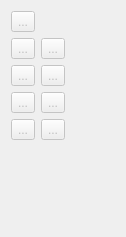
      <widget class="QWidget" name="detailPage">
       <property name="geometry">
        <rect>
         <x>0</x>
         <y>0</y>
         <width>126</width>
         <height>237</height>
        </rect>
       </property>
       <property name="sizePolicy">
        <sizepolicy hsizetype="Expanding" vsizetype="Maximum">
         <horstretch>0</horstretch>
         <verstretch>0</verstretch>
        </sizepolicy>
       </property>
       <property name="toolTip">
        <string>Tools for creating details.</string>
       </property>
       <attribute name="icon">
        <iconset resource="../../libs/vmisc/share/resources/icon.qrc">
         <normaloff>:/icon/16x16/toolsectiondetail.png</normaloff>:/icon/16x16/toolsectiondetail.png</iconset>
       </attribute>
       <attribute name="label">
        <string>Detail</string>
       </attribute>
       <attribute name="toolTip">
        <string>Detail</string>
       </attribute>
       <layout class="QFormLayout" name="formLayout_5">
        <item row="0" column="0">
         <widget class="QToolButton" name="toolButtonPointerDetail">
          <property name="enabled">
           <bool>false</bool>
          </property>
          <property name="toolTip">
           <string>Tool pointer</string>
          </property>
          <property name="text">
           <string notr="true">...</string>
          </property>
          <property name="icon">
           <iconset resource="../../libs/vmisc/share/resources/icon.qrc">
            <normaloff>:/icon/32x32/arrow_cursor.png</normaloff>:/icon/32x32/arrow_cursor.png</iconset>
          </property>
          <property name="iconSize">
           <size>
            <width>32</width>
            <height>32</height>
           </size>
          </property>
          <property name="checkable">
           <bool>true</bool>
          </property>
         </widget>
        </item>
        <item row="1" column="0">
         <widget class="QToolButton" name="toolButtonNewDetail">
          <property name="enabled">
           <bool>false</bool>
          </property>
          <property name="toolTip">
           <string>Workpiece tool</string>
          </property>
          <property name="text">
           <string notr="true">...</string>
          </property>
          <property name="icon">
           <iconset resource="share/resources/toolicon.qrc">
            <normaloff>:/toolicon/32x32/new_detail.png</normaloff>:/toolicon/32x32/new_detail.png</iconset>
          </property>
          <property name="iconSize">
           <size>
            <width>32</width>
            <height>32</height>
           </size>
          </property>
          <property name="checkable">
           <bool>true</bool>
          </property>
         </widget>
        </item>
        <item row="1" column="1">
         <widget class="QToolButton" name="toolButtonUnionDetails">
          <property name="enabled">
           <bool>false</bool>
          </property>
          <property name="toolTip">
           <string>Union tool</string>
          </property>
          <property name="text">
           <string notr="true">...</string>
          </property>
          <property name="icon">
           <iconset resource="share/resources/toolicon.qrc">
            <normaloff>:/toolicon/32x32/union.png</normaloff>:/toolicon/32x32/union.png</iconset>
          </property>
          <property name="iconSize">
           <size>
            <width>32</width>
            <height>32</height>
           </size>
          </property>
          <property name="checkable">
           <bool>true</bool>
          </property>
         </widget>
        </item>
        <item row="2" column="0">
         <widget class="QToolButton" name="toolButtonInternalPath">
          <property name="enabled">
           <bool>false</bool>
          </property>
          <property name="toolTip">
           <string>Internal path tool</string>
          </property>
          <property name="text">
           <string notr="true">...</string>
          </property>
          <property name="icon">
           <iconset resource="share/resources/toolicon.qrc">
            <normaloff>:/toolicon/32x32/path.png</normaloff>:/toolicon/32x32/path.png</iconset>
          </property>
          <property name="iconSize">
           <size>
            <width>32</width>
            <height>32</height>
           </size>
          </property>
          <property name="checkable">
           <bool>true</bool>
          </property>
         </widget>
        </item>
        <item row="2" column="1">
         <widget class="QToolButton" name="toolButtonPin">
          <property name="enabled">
           <bool>false</bool>
          </property>
          <property name="toolTip">
           <string>Pin tool</string>
          </property>
          <property name="text">
           <string notr="true">...</string>
          </property>
          <property name="icon">
           <iconset resource="share/resources/toolicon.qrc">
            <normaloff>:/toolicon/32x32/pin.png</normaloff>:/toolicon/32x32/pin.png</iconset>
          </property>
          <property name="iconSize">
           <size>
            <width>32</width>
            <height>32</height>
           </size>
          </property>
          <property name="checkable">
           <bool>true</bool>
          </property>
         </widget>
        </item>
        <item row="3" column="0">
         <widget class="QToolButton" name="toolButtonInsertNode">
          <property name="enabled">
           <bool>false</bool>
          </property>
          <property name="toolTip">
           <string>Insert node tool</string>
          </property>
          <property name="text">
           <string notr="true">...</string>
          </property>
          <property name="icon">
           <iconset resource="share/resources/toolicon.qrc">
            <normaloff>:/toolicon/32x32/insert_node.png</normaloff>:/toolicon/32x32/insert_node.png</iconset>
          </property>
          <property name="iconSize">
           <size>
            <width>32</width>
            <height>32</height>
           </size>
          </property>
          <property name="checkable">
           <bool>true</bool>
          </property>
         </widget>
        </item>
        <item row="3" column="1">
         <widget class="QToolButton" name="toolButtonDetailExportAs">
          <property name="enabled">
           <bool>false</bool>
          </property>
          <property name="toolTip">
           <string>Export details skiping the Layout stage</string>
          </property>
          <property name="text">
           <string notr="true">...</string>
          </property>
          <property name="icon">
           <iconset resource="../../libs/vmisc/share/resources/icon.qrc">
            <normaloff>:/icon/32x32/export_to_picture_document.png</normaloff>:/icon/32x32/export_to_picture_document.png</iconset>
          </property>
          <property name="iconSize">
           <size>
            <width>32</width>
            <height>32</height>
           </size>
          </property>
          <property name="checkable">
           <bool>true</bool>
          </property>
         </widget>
        </item>
        <item row="4" column="0">
         <widget class="QToolButton" name="toolButtonPlaceLabel">
          <property name="enabled">
           <bool>false</bool>
          </property>
          <property name="toolTip">
           <string>Place label tool</string>
          </property>
          <property name="text">
           <string notr="true">...</string>
          </property>
          <property name="icon">
           <iconset resource="share/resources/toolicon.qrc">
            <normaloff>:/toolicon/32x32/place_label.png</normaloff>:/toolicon/32x32/place_label.png</iconset>
          </property>
          <property name="iconSize">
           <size>
            <width>32</width>
            <height>32</height>
           </size>
          </property>
          <property name="checkable">
           <bool>true</bool>
          </property>
         </widget>
        </item>
        <item row="4" column="1">
         <widget class="QToolButton" name="toolButtonDuplicateDetail">
          <property name="enabled">
           <bool>false</bool>
          </property>
          <property name="toolTip">
           <string>Duplicate detail tool</string>
          </property>
          <property name="text">
           <string notr="true">...</string>
          </property>
          <property name="icon">
           <iconset resource="share/resources/toolicon.qrc">
            <normaloff>:/toolicon/32x32/duplicate_detail.png</normaloff>:/toolicon/32x32/duplicate_detail.png</iconset>
          </property>
          <property name="iconSize">
           <size>
            <width>32</width>
            <height>32</height>
           </size>
          </property>
          <property name="checkable">
           <bool>true</bool>
          </property>
         </widget>
        </item>
       </layout>
      </widget>
